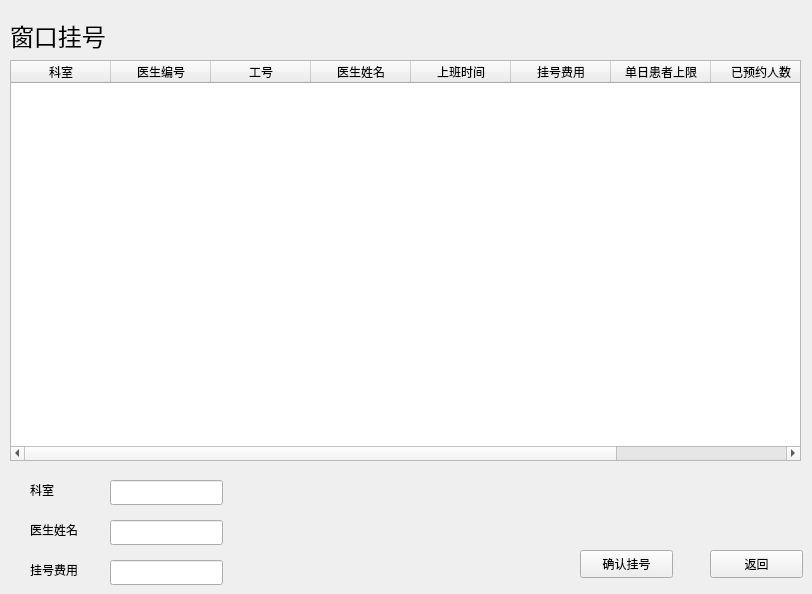
        <widget class="QWidget" name="page_reg_window">
         <widget class="QLabel" name="label_window">
          <property name="geometry">
           <rect>
            <x>10</x>
            <y>10</y>
            <width>121</width>
            <height>51</height>
           </rect>
          </property>
          <property name="text">
           <string>&lt;html&gt;&lt;head/&gt;&lt;body&gt;&lt;p&gt;&lt;span style=&quot; font-size:18pt;&quot;&gt;窗口挂号&lt;/span&gt;&lt;/p&gt;&lt;/body&gt;&lt;/html&gt;</string>
          </property>
         </widget>
         <widget class="QTableWidget" name="tableWidget_window">
          <property name="geometry">
           <rect>
            <x>10</x>
            <y>60</y>
            <width>791</width>
            <height>401</height>
           </rect>
          </property>
          <column>
           <property name="text">
            <string>科室</string>
           </property>
          </column>
          <column>
           <property name="text">
            <string>医生编号</string>
           </property>
          </column>
          <column>
           <property name="text">
            <string>工号</string>
           </property>
          </column>
          <column>
           <property name="text">
            <string>医生姓名</string>
           </property>
          </column>
          <column>
           <property name="text">
            <string>上班时间</string>
           </property>
          </column>
          <column>
           <property name="text">
            <string>挂号费用</string>
           </property>
          </column>
          <column>
           <property name="text">
            <string>单日患者上限</string>
           </property>
          </column>
          <column>
           <property name="text">
            <string>已预约人数</string>
           </property>
          </column>
          <column>
           <property name="text">
            <string>剩余预约人数</string>
           </property>
          </column>
         </widget>
         <widget class="QLabel" name="label_window_office">
          <property name="geometry">
           <rect>
            <x>30</x>
            <y>480</y>
            <width>69</width>
            <height>19</height>
           </rect>
          </property>
          <property name="text">
           <string>科室</string>
          </property>
         </widget>
         <widget class="QLabel" name="label_window_dname">
          <property name="geometry">
           <rect>
            <x>30</x>
            <y>520</y>
            <width>69</width>
            <height>19</height>
           </rect>
          </property>
          <property name="text">
           <string>医生姓名</string>
          </property>
         </widget>
         <widget class="QLineEdit" name="lineEdit_window_office">
          <property name="geometry">
           <rect>
            <x>110</x>
            <y>480</y>
            <width>113</width>
            <height>25</height>
           </rect>
          </property>
         </widget>
         <widget class="QLineEdit" name="lineEdit_window_dname">
          <property name="geometry">
           <rect>
            <x>110</x>
            <y>520</y>
            <width>113</width>
            <height>25</height>
           </rect>
          </property>
         </widget>
         <widget class="QPushButton" name="pushButton_window_confirm">
          <property name="geometry">
           <rect>
            <x>580</x>
            <y>550</y>
            <width>93</width>
            <height>28</height>
           </rect>
          </property>
          <property name="text">
           <string>确认挂号</string>
          </property>
         </widget>
         <widget class="QPushButton" name="pushButton_window_back">
          <property name="geometry">
           <rect>
            <x>710</x>
            <y>550</y>
            <width>93</width>
            <height>28</height>
           </rect>
          </property>
          <property name="text">
           <string>返回</string>
          </property>
         </widget>
         <widget class="QLabel" name="label_window_cost">
          <property name="geometry">
           <rect>
            <x>30</x>
            <y>560</y>
            <width>69</width>
            <height>19</height>
           </rect>
          </property>
          <property name="text">
           <string>挂号费用</string>
          </property>
         </widget>
         <widget class="QLineEdit" name="lineEdit_window_cost">
          <property name="geometry">
           <rect>
            <x>110</x>
            <y>560</y>
            <width>113</width>
            <height>25</height>
           </rect>
          </property>
         </widget>
        </widget>
